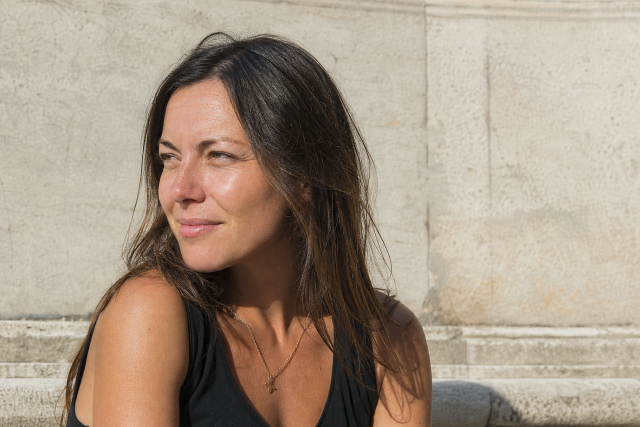
#> input picture GOLDEN_DAYLIGHT_CINEMA/PREVIEWS/02_BEFORE.png, 1280 x 853 px, given in place of scene1_midday_city_before.png, which was not available (shown at 1/2 size)
$ python scene_analyze.py
#> lines starting #> are read from the running program, lines starting #| are printed output that depends on the picture
"""Region-based analysis of the rendered before/after scenes.

Measures mean RGB / luminance / warmth on selected regions of interest to
verify the grade hits the visual targets on the actual rendered content.
"""
import os, sys
import numpy as np

sys.path.insert(0, os.path.dirname(os.path.abspath(__file__)))

HERE = os.path.dirname(os.path.abspath(__file__))
ROOT = os.path.dirname(HERE)
PREVIEWS = os.path.join(ROOT, "PREVIEWS")


def load(name, kind):
#> called with name = 'scene1_midday_city', kind = 'before'
    from PIL import Image
    a = np.asarray(Image.open(os.path.join(PREVIEWS, f"{name}_{kind}.png"))).astype(np.float64) / 255.0
    return a


def stats(arr):
    r, g, b = arr[..., 0].mean(), arr[..., 1].mean(), arr[..., 2].mean()
    lum = 0.2126 * r + 0.7152 * g + 0.0722 * b
    return r, g, b, lum


def hsl(rgb):
    r, g, b = rgb
    mx, mn = max(r, g, b), min(r, g, b)
    l = (mx + mn) / 2.0
    d = mx - mn
    if d == 0:
        return 0.0, 0.0, l
    s = d / (2 - mx - mn) if l > 0.5 else d / (mx + mn)
    if mx == r:
        h = (g - b) / d + (6 if g < b else 0)
    elif mx == g:
        h = (b - r) / d + 2
    else:
        h = (r - g) / d + 4
    return h * 60.0, s, l


# (scene, region_name, x0,y0,x1,y1, expectation)
ROIS = [
    ("scene1_midday_city", "sky",       0,   0, 1600, 300, "blue, B>R"),
    ("scene1_midday_city", "building",  200, 400, 500, 600, "warm concrete"),
    ("scene1_midday_city", "shadow",    400, 850, 900, 990, "deep, not crushed"),
    ("scene2_midday_portrait", "skin",  680, 360, 920, 560, "natural warm skin"),
    ("scene3_mediterranean_street", "sky", 0, 0, 1600, 250, "blue"),
    ("scene3_mediterranean_street", "stone", 0, 300, 600, 700, "warm stone"),
    ("scene3_mediterranean_street", "foliage", 190, 550, 360, 740, "natural green"),
    ("scene4_beach_daylight", "sky",    0, 0, 1600, 300, "blue"),
    ("scene4_beach_daylight", "sand",   0, 700, 1600, 1000, "warm sand"),
    ("scene4_beach_daylight", "water",  0, 480, 1600, 620, "blue/cyan"),
    ("scene5_landscape", "sky",        0, 0, 1600, 250, "blue"),
    ("scene5_landscape", "foliage",    0, 470, 1600, 640, "natural green"),
    ("scene5_landscape", "mountain",   0, 420, 1600, 560, "atmospheric blue-gray"),
    ("scene6_golden_hour", "sky",      0, 0, 1600, 300, "golden warm"),
    ("scene6_golden_hour", "foliage",  0, 650, 1600, 1000, "warm-lit green"),
    ("scene7_modern_architecture", "sky", 0, 0, 1600, 250, "blue"),
    ("scene7_modern_architecture", "concrete", 0, 200, 900, 700, "neutral/warm concrete"),
    ("scene7_modern_architecture", "glass", 950, 200, 1550, 700, "blue glass"),
    ("scene8_travel", "sky",          0, 0, 1600, 250, "blue"),
    ("scene8_travel", "buildings",    0, 250, 1600, 650, "warm buildings"),
    ("scene8_travel", "street",       0, 750, 1600, 1000, "warm pavement"),
]


def main():
    print(f"{'scene':28} {'region':10} {'before(R,G,B,lum)':>34} {'after(R,G,B,lum)':>34} {'warmth':>7}")
    print("-" * 130)
    for scene, region, x0, y0, x1, y1, exp in ROIS:
        before = load(scene, "before")[y0:y1, x0:x1]
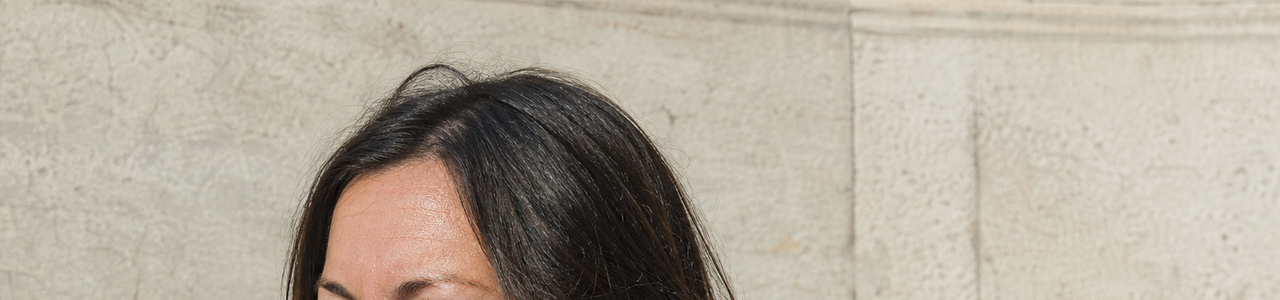
#> before: shape (300, 1280, 3) float64; mean of channels 0, 1, 2 0.704, 0.671, 0.618; drawn as R, G, B
        after = load(scene, "after")[y0:y1, x0:x1]
#> call 2 of load, with name = 'scene1_midday_city', kind = 'after'
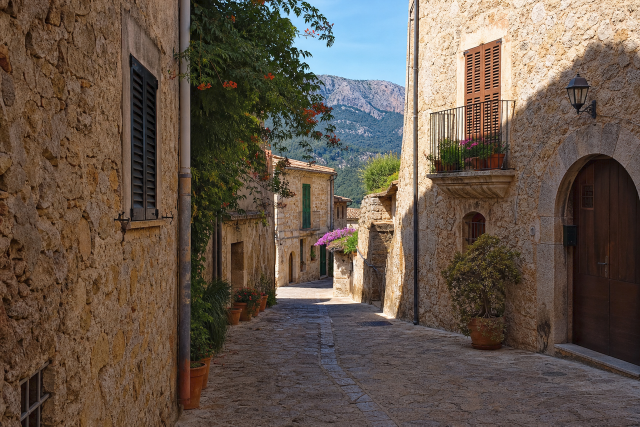
#> input picture GOLDEN_DAYLIGHT_CINEMA/PREVIEWS/03_BEFORE.png, 1280 x 853 px, given in place of scene1_midday_city_after.png, which was not available (shown at 1/2 size)
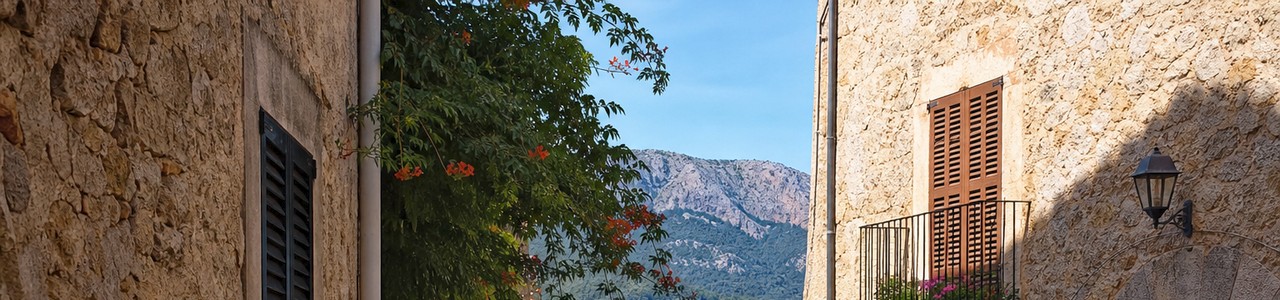
#> after: shape (300, 1280, 3) float64; mean of channels 0, 1, 2 0.479, 0.447, 0.404; drawn as R, G, B
        br, bg, bb, blum = stats(before)
#> in stats, `r, g, b = arr[..., 0].mean(), arr[..., 1].mean(), arr[..., 2].mean()`: r = 0.704; g = 0.671; b = 0.618
#> in stats, `lum = 0.2126 * r + 0.7152 * g + 0.0722 * b`: lum = 0.674
#> br = 0.704; bg = 0.671; bb = 0.618; blum = 0.674
        ar, ag, ab, alum = stats(after)
#> ar = 0.479; ag = 0.447; ab = 0.404; alum = 0.451
        bh, bs, bl = hsl((br, bg, bb))
#> in hsl, `r, g, b = rgb`: r = 0.704; g = 0.671; b = 0.618
#> in hsl, `mx, mn = max(r, g, b), min(r, g, b)`: mx = 0.704; mn = 0.618
#> in hsl, `l = (mx + mn) / 2.0`: l = 0.661
#> in hsl, `d = mx - mn`: d = 0.0865
#> in hsl, `s = d / (2 - mx - mn) if l > 0.5 else d / (mx + mn)`: s = 0.128
#> in hsl, `h = (g - b) / d + (6 if g < b else 0)`: h = 0.619
#> bh = 37.15; bs = 0.128; bl = 0.661
        ah, as_, al = hsl((ar, ag, ab))
#> ah = 34.16; as_ = 0.0855; al = 0.441
        print(f"{scene:28} {region:10} "
              f"({br:.3f},{bg:.3f},{bb:.3f},{blum:.3f})  "
              f"({ar:.3f},{ag:.3f},{ab:.3f},{alum:.3f})  "
              f"{ar-ab:+.3f}  [{exp}]")
#| scene1_midday_city           sky        (0.704,0.671,0.618,0.674)  (0.479,0.447,0.404,0.451)  +0.076  [blue, B>R]


if __name__ == "__main__":
#> (the run stopped early here; a loop or call above may not have finished)
